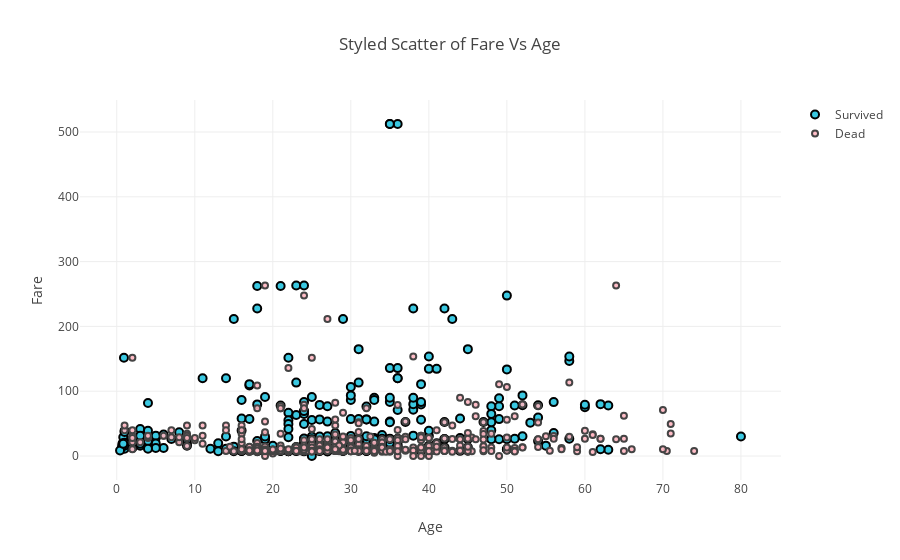

The notebook cell this image was saved under:
### Markdown cell above
## 2.3 The more you paid, the easier to survive?

### Code cell
trace0 = go.Scatter(
    y = train[(train['Survived']==1)]['Fare'].values,
    x = train[(train['Survived']==1)]['Age'].values,
    name = 'Survived',
    mode = 'markers',
    marker = dict(
        size = 8,
        color = 'rgb(58,200,225)',
        line = dict(
            width = 2,
            color = 'rgb(0, 0, 0)'
        )
    )
)

trace1 = go.Scatter(
    y = train[(train['Survived']==0)]['Fare'].values,
    x = train[(train['Survived']==0)]['Age'].values,
    name = 'Dead',
    mode = 'markers',
    marker = dict(
        size = 6,
        color = 'rgba(255, 182, 193, .9)',
        line = dict(
            width = 2,
        )
    )
)

data = [trace0, trace1]

layout = dict(title = 'Styled Scatter of Fare Vs Age',
              yaxis = dict(zeroline = False, title='Fare'),
              xaxis = dict(zeroline = False, title='Age')
             )

fig = dict(data=data, layout=layout)
plotly.offline.iplot(fig, filename='styled-scatter')

### Figure 1 — Plotly figure (JSON) as saved in the notebook; plotly's stock layout.template omitted (floating-point values rounded to 4 significant figures; data arrays with more than 128 entries replaced by an {"elided": "..."} marker saying what was removed)
{"data": [{"marker": {"color": "rgb(58,200,225)", "line": {"color": "rgb(0, 0, 0)", "width": 2}, "size": 8}, "mode": "markers", "name": "Survived", "type": "scatter", "x": {"elided": "342 float values"}, "y": {"elided": "342 float values"}}, {"marker": {"color": "rgba(255, 182, 193, .9)", "line": {"width": 2}, "size": 6}, "mode": "markers", "name": "Dead", "type": "scatter", "x": {"elided": "549 float values"}, "y": {"elided": "549 float values"}}], "layout": {"title": "Styled Scatter of Fare Vs Age", "xaxis": {"title": "Age", "zeroline": false}, "yaxis": {"title": "Fare", "zeroline": false}}}
